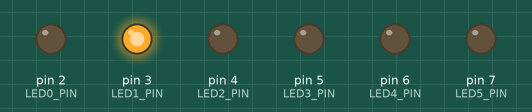
The sketch below on a simulated Arduino Uno, built with avr-gcc and run on an emulated ATmega328P. Shown: output pins drawn as LEDs (lit = HIGH).

Above: at 0.3 s.
At 0.7 s:
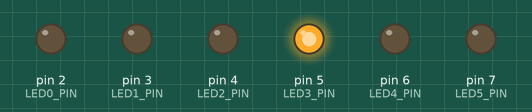
At 1.2 s:
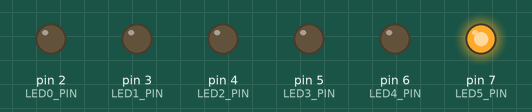
At 2.9 s:
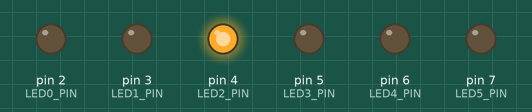
At 3.9 s:
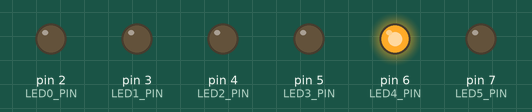
At 4.8 s:
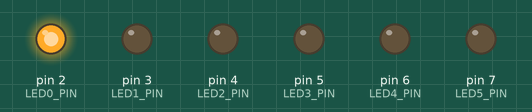
Timing chart, 0 to 5.5 s (numbered marks = the images above):
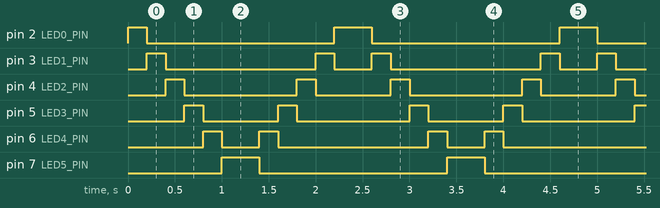

The sketch:

exercise1.ino
```cpp
// Running Light using 6 LEDs (Forward and Reverse Direction)

const int LED0_PIN = 2;
const int LED1_PIN = 3;
const int LED2_PIN = 4;
const int LED3_PIN = 5;
const int LED4_PIN = 6;
const int LED5_PIN = 7;

const int LEDS[] = {LED0_PIN, LED1_PIN, LED2_PIN, LED3_PIN, LED4_PIN, LED5_PIN};

const int DELAY_MS = 200;

void setup()
{
    for (int i = 0; i < 6; i++)
    {
        pinMode(LEDS[i], OUTPUT);
    }
}

void loop()
{
    for (int i = 0; i < 6; i++)
    {
        digitalWrite(LEDS[i], HIGH);
        delay(DELAY_MS);
        digitalWrite(LEDS[i], LOW);
    }

    for (int i = 5; i >= 0; i--)
    {
        digitalWrite(LEDS[i], HIGH);
        delay(DELAY_MS);
        digitalWrite(LEDS[i], LOW);
    }
}
```

Measured:
- by itself, pin 2 (LED0_PIN): repeats every 2.4 s: LOW 2.0 s, HIGH 0.40 s
- by itself, pin 3 (LED1_PIN): repeats every 2.4 s: LOW 1.6 s, HIGH 0.20 s, LOW 0.40 s, HIGH 0.20 s
- by itself, pin 4 (LED2_PIN): repeats every 2.4 s: LOW 1.2 s, HIGH 0.20 s, LOW 0.80 s, HIGH 0.20 s
- by itself, pin 5 (LED3_PIN): repeats every 2.4 s: LOW 0.80 s, HIGH 0.20 s, LOW 1.2 s, HIGH 0.20 s
- by itself, pin 6 (LED4_PIN): repeats every 2.4 s: LOW 0.40 s, HIGH 0.20 s, LOW 1.6 s, HIGH 0.20 s
- by itself, pin 7 (LED5_PIN): alternates HIGH for 0.40 s and LOW for 2.0 s
